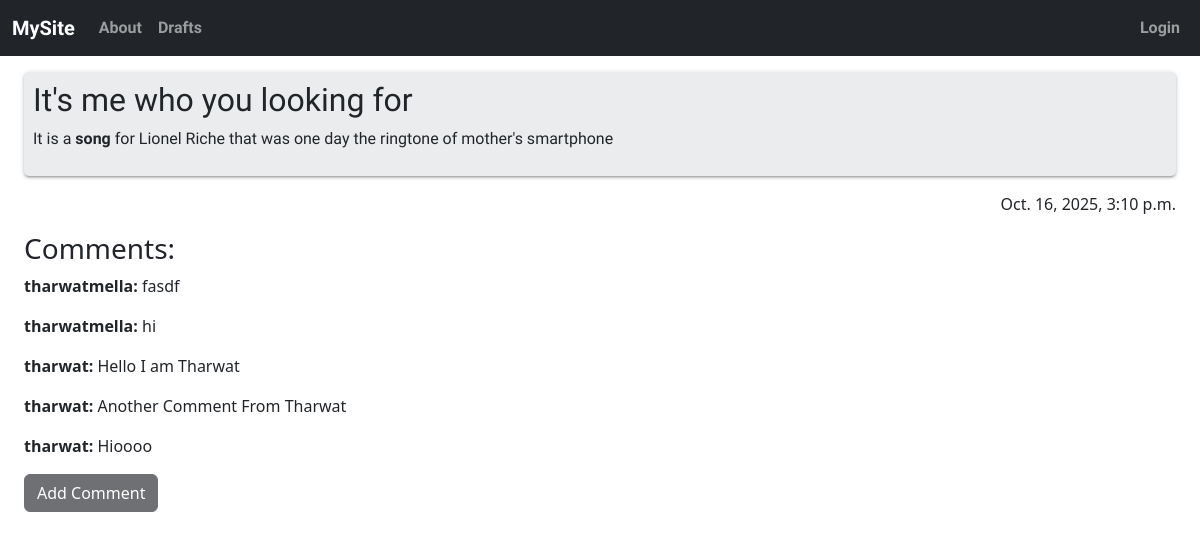
/postdetail/3, run on the app's committed database.
### basic_app/models.py (models this page shows, shortened)
class Post(models.Model):
    author = models.ForeignKey("auth.User", on_delete=models.CASCADE)
    title = models.CharField(max_length=30)
    text = models.TextField()
    is_Published = models.BooleanField(default=False)
    creation_date = models.DateTimeField(
        default=timezone.now,
    )
    publication_date = models.DateTimeField(null=True, blank=True)

class Comment(models.Model):
    post = models.ForeignKey(Post, on_delete=models.CASCADE)
    user = models.ForeignKey("auth.User", on_delete=models.CASCADE)
    text = models.TextField()
    creation_date = models.DateTimeField(default=timezone.now)
    approved = models.BooleanField(default=False)

### basic_app/views.py (the view)
# urls.py: path("postdetail/<int:pk>", PostDetail.as_view(), name="detail"),
class PostDetail(DetailView):
    model = Post
    def get(self, request, *args, **kwargs):
        result = super().get(self, request, *args, **kwargs)
        if self.object.author == request.user or self.object.is_Published:
            return result
        else:
            return redirect("/")
    def get_context_data(self, **kwargs):
        result=super().get_context_data(**kwargs)
        if self.request.user.is_authenticated:
            blocked = Blocklist.objects.filter(post=self.object, user=self.request.user)
            if blocked:
                result["commentAllowed"] = False
            else:
                result["commentAllowed"] = True
        return result

### basic_app/templates/basic_app/post_detail.html (shortened to what this page needs)
{% extends "basic_app/base.html" %}
{%block body%}
<div class="post mt-3">
    <h2 class="posttitle">{{post.title}}</h2>
    <div>{{post.text|safe}}</div>
</div>
<div>
    {% if post.is_Published %}
    <p class="text-end mt-3 fw-lighter fs-6">{{post.publication_date}}</p>
    {% else %}
    <p class="text-end mt-3 fw-lighter fs-6">the Post is still Draft Please Delete or Publish</p>
    <a class="btn btn-primary" href={%url 'blog:postPublish' post.pk%}>Publish</a>
    {% endif %}
</div>
<div class="comments mt-3">
    <h3>Comments:</h3>
    {%for comment in post.comment_set.all%}
    {% if post.author == user %}
    <p><b>{{comment.user}}: </b>{{comment.text|safe}}
        {%if comment.isBanned%}
        <a href={%url "blog:ban" userpk=comment.user.pk postpk=post.pk%}> UnBan </a>
        {%else%}
        <a href={%url "blog:ban" userpk=comment.user.pk postpk=post.pk%}> Ban </a>
        {% endif %}
        {% if not comment.approved %}
        <a type="button" class="btn btn-dark btn-sm" href={%url 'blog:commentApprove' comment.pk%}>Approve</a>
        <a type="button" class="btn btn-dark btn-sm" href={%url 'blog:commentRemove' comment.pk%}>Remove</a>
        {% endif %}
    </p>
    {% elif comment.approved %}
    <p><b>{{comment.user}}: </b>{{comment.text}}</p>
    {%endif%}
    {%endfor%}
</div>
{%if commentAllowed%}
<a class="btn btn-dark" href={%url 'blog:createComment' post.pk%}>Add Comment</a>
{% else %}
<a class="btn btn-dark disabled" href={%url 'blog:createComment' post.pk%}>Add Comment</a>
{%endif%}
{%endblock%}

### basic_app/static/css/blog.css (style rules this page uses)
.post { background-color: rgb(235, 236, 238); border-radius: 5px; box-shadow: 0 2px 2px 0 rgba(0, 0, 0, 0.14), 0 3px 1px -2px rgba(0, 0, 0, 0.12), 0 1px 5px 0 rgba(0, 0, 0, 0.2); padding: 9px; font-family: "Quicksand", system-ui; font-weight: 400; }

### data on the page
Post: title "It's me who you looking for", text "It is a song for Lionel Riche that was one day the ringtone of mother's smartphone", publication_date "Oct. 16, 2025, 3:10 p.m."
Comment: user "tharwatmella", text "fasdf"
Comment: user "tharwatmella", text "hi"
Comment: user "tharwat", text "Hello I am Tharwat"
Comment: user "tharwat", text "Another Comment From Tharwat"
Comment: user "tharwat", text "Hioooo"
